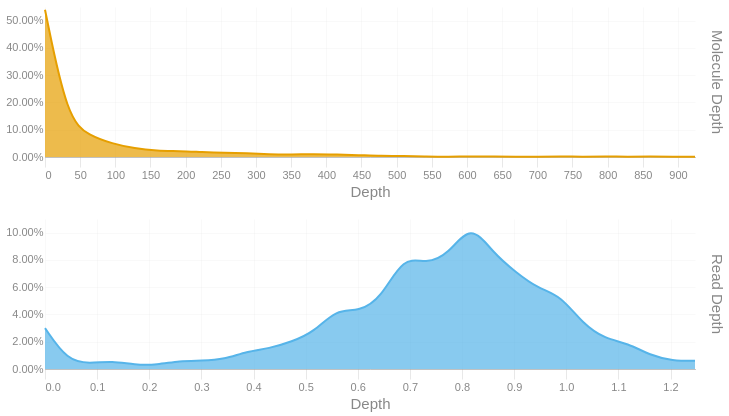

The notebook cell saved with this chart:
### Code cell
readdep = depth_hist(tb['Read Depth'], q99, 3)
readdep = readdep.with_columns(pl.lit('Read Depth').alias('Metric'))
if not SKIPLR:
    moldep = depth_hist(tb['Molecule Depth'], mol_q99, 1)
    moldep = moldep.with_columns(pl.lit('Molecule Depth').alias('Metric'))
    _hist = pl.concat([readdep, moldep])
    _hist = _hist.filter(pl.col('Proportion') != 0)
    with SafeRender(_hist):
        (
            alt.Chart(_hist)        
            .mark_area(interpolate = "basis")
            .encode(
                x=alt.X('Bin:Q').scale(domainMin=0).axis(alt.Axis(title='Depth')),
                y = alt.Y('Proportion:Q', title = None).axis(format = '.2%'),
                color = alt.Color('Metric:N').legend(None),
                row = alt.Row("Metric:N").header(title = None, labelOrient = 'right'),
                tooltip = [
                    alt.Tooltip("Metric:N", title = "Metric"),
                    alt.Tooltip('Interval:N', title = "Depth Interval"),
                    alt.Tooltip('Proportion:Q', title = "% Alignments").format('.2%')
                ]
            )
            .resolve_scale(x='independent', y='independent')
            .properties(
                height = 150, width = 650,
                usermeta={'embedOptions': {'downloadFileName': f'{samplename}.depth.hist'}}
            )
        ).display()
else:
    readdep = readdep.filter(pl.col('Proportion') != 0)
    with SafeRender(readdep):
        (
            alt.Chart(readdep)        
            .mark_area(interpolate = "basis")
            .encode(
                x=alt.X('Bin:Q').scale(domainMin=0).axis(alt.Axis(title='Depth')),
                y = alt.Y('Proportion:Q', title = None).axis(format = '.2%'),
                tooltip = [
                    alt.Tooltip('Interval:N', title = "Depth Interval"),
                    alt.Tooltip('Proportion:Q', title = "% Alignments").format('.2%')
                ]
            )
            .properties(
                usermeta={'embedOptions': {'downloadFileName': f'{samplename}.depth.hist'}}
            )
        ).display()

### Figure 1 — Vega-Lite specification as saved in the notebook (floating-point values rounded to 4 significant figures)
{"width": 650, "height": 150, "config": {"title": {"anchor": "start", "dy": -15, "fontSize": 18, "color": "#888888", "subtitleColor": "#888888", "subtitleFontSize": 14}, "arc": {"fill": "#0072B2"}, "axis": {"domainColor": "#888888", "domainWidth": 0.5, "gridWidth": 0.2, "grid": false, "titleFontWeight": 400, "titleFontSize": 15, "labelFontSize": 11, "labelColor": "#888888", "tickColor": "#888888", "tickWidth": 0.2, "titleColor": "#888888"}, "axisBand": {"grid": false}, "axisX": {"grid": true, "tickSize": 10, "domainCap": "round"}, "axisY": {"domain": false, "grid": true, "tickSize": 0, "domainCap": "round"}, "background": "transparent", "header": {"labelFontSize": 15, "labelColor": "#888888", "titleFontSize": 15, "titleFontWeight": 600, "titleColor": "#888888"}, "legend": {"labelFont": "sans-serif", "labelFontSize": 12, "labelColor": "#888888", "symbolSize": 100, "symbolType": "circle", "titleFontSize": 12, "titlePadding": 10, "titleColor": "#888888", "title": null}, "range": {"category": ["#E69F00", "#56B4E9", "#009E73", "#F0E442", "#0072B2", "#D55E00", "#CC79A7", "#000000"], "diverging": ["#cfe8f3", "#a2d4ec", "#73bfe2", "#46abdb", "#1696d2", "#12719e"]}, "area": {"fill": "#0072B2", "fillOpacity": 0.7, "line": true, "strokeOpacity": 0.7}, "line": {"color": "#0072B2", "stroke": "#0072B2", "strokeWidth": 2}, "trail": {"color": "#0072B2", "stroke": "#0072B2", "strokeWidth": 0, "size": 1}, "point": {"filled": true, "fillOpacity": 1.0, "size": 95}, "text": {"color": "#888888", "fontSize": 11, "align": "right", "fontWeight": 400, "size": 11}, "bar": {"fill": "#0072B2", "stroke": null}, "view": {"stroke": null, "continuousWidth": 660, "continuousHeight": 400}}, "data": {"name": "data-98912cf8f522f8786f4cd38defe32659"}, "mark": {"type": "area", "interpolate": "basis"}, "encoding": {"color": {"field": "Metric", "legend": null, "type": "nominal"}, "row": {"field": "Metric", "header": {"title": null, "labelOrient": "right"}, "type": "nominal"}, "tooltip": [{"field": "Metric", "title": "Metric", "type": "nominal"}, {"field": "Interval", "title": "Depth Interval", "type": "nominal"}, {"field": "Proportion", "format": ".2%", "title": "% Alignments", "type": "quantitative"}], "x": {"axis": {"title": "Depth"}, "field": "Bin", "scale": {"domainMin": 0}, "type": "quantitative"}, "y": {"axis": {"format": ".2%"}, "field": "Proportion", "title": null, "type": "quantitative"}}, "resolve": {"scale": {"x": "independent", "y": "independent"}}, "usermeta": {"embedOptions": {"downloadFileName": "S1_Tusket_010.depth.hist"}}, "$schema": "https://vega.github.io/schema/vega-lite/v6.1.0.json", "datasets": {"data-98912cf8f522f8786f4cd38defe32659": [{"Bin": 0.0, "Interval": "0.0-0.043", "Proportion": 0.03, "Metric": "Read Depth"}, {"Bin": 0.043, "Interval": "0.043-0.086", "Proportion": 0.006, "Metric": "Read Depth"}, {"Bin": 0.086, "Interval": "0.086-0.129", "Proportion": 0.004, "Metric": "Read Depth"}, {"Bin": 0.129, "Interval": "0.129-0.172", "Proportion": 0.006, "Metric": "Read Depth"}, {"Bin": 0.172, "Interval": "0.172-0.215", "Proportion": 0.003, "Metric": "Read Depth"}, {"Bin": 0.215, "Interval": "0.215-0.258", "Proportion": 0.003, "Metric": "Read Depth"}, {"Bin": 0.258, "Interval": "0.258-0.301", "Proportion": 0.006, "Metric": "Read Depth"}, {"Bin": 0.301, "Interval": "0.301-0.344", "Proportion": 0.006, "Metric": "Read Depth"}, {"Bin": 0.344, "Interval": "0.344-0.387", "Proportion": 0.007, "Metric": "Read Depth"}, {"Bin": 0.387, "Interval": "0.387-0.43", "Proportion": 0.013, "Metric": "Read Depth"}, {"Bin": 0.43, "Interval": "0.43-0.473", "Proportion": 0.015, "Metric": "Read Depth"}, {"Bin": 0.473, "Interval": "0.473-0.516", "Proportion": 0.02, "Metric": "Read Depth"}, {"Bin": 0.516, "Interval": "0.516-0.559", "Proportion": 0.027, "Metric": "Read Depth"}, {"Bin": 0.559, "Interval": "0.559-0.602", "Proportion": 0.044, "Metric": "Read Depth"}, {"Bin": 0.602, "Interval": "0.602-0.645", "Proportion": 0.042, "Metric": "Read Depth"}, {"Bin": 0.645, "Interval": "0.645-0.688", "Proportion": 0.052, "Metric": "Read Depth"}, {"Bin": 0.688, "Interval": "0.688-0.731", "Proportion": 0.083, "Metric": "Read Depth"}, {"Bin": 0.731, "Interval": "0.731-0.774", "Proportion": 0.077, "Metric": "Read Depth"}, {"Bin": 0.774, "Interval": "0.774-0.817", "Proportion": 0.084, "Metric": "Read Depth"}, {"Bin": 0.817, "Interval": "0.817-0.86", "Proportion": 0.107, "Metric": "Read Depth"}, {"Bin": 0.86, "Interval": "0.86-0.903", "Proportion": 0.085, "Metric": "Read Depth"}, {"Bin": 0.903, "Interval": "0.903-0.946", "Proportion": 0.071, "Metric": "Read Depth"}, {"Bin": 0.946, "Interval": "0.946-0.989", "Proportion": 0.059, "Metric": "Read Depth"}, {"Bin": 0.989, "Interval": "0.989-1.032", "Proportion": 0.054, "Metric": "Read Depth"}, {"Bin": 1.032, "Interval": "1.032-1.075", "Proportion": 0.033, "Metric": "Read Depth"}, {"Bin": 1.075, "Interval": "1.075-1.118", "Proportion": 0.022, "Metric": "Read Depth"}, {"Bin": 1.118, "Interval": "1.118-1.161", "Proportion": 0.019, "Metric": "Read Depth"}, {"Bin": 1.161, "Interval": "1.161-1.204", "Proportion": 0.01, "Metric": "Read Depth"}, {"Bin": 1.204, "Interval": "1.204-1.247", "Proportion": 0.006, "Metric": "Read Depth"}, {"Bin": 1.247, "Interval": "1.247-1.29", "Proportion": 0.006, "Metric": "Read Depth"}, {"Bin": 0.0, "Interval": "0.0-31.9", "Proportion": 0.54, "Metric": "Molecule Depth"}, {"Bin": 31.9, "Interval": "31.9-63.7", "Proportion": 0.137, "Metric": "Molecule Depth"}, {"Bin": 63.7, "Interval": "63.7-95.6", "Proportion": 0.078, "Metric": "Molecule Depth"}, {"Bin": 95.6, "Interval": "95.6-127.5", "Proportion": 0.049, "Metric": "Molecule Depth"}, {"Bin": 127.5, "Interval": "127.5-159.4", "Proportion": 0.031, "Metric": "Molecule Depth"}, {"Bin": 159.4, "Interval": "159.4-191.2", "Proportion": 0.023, "Metric": "Molecule Depth"}, {"Bin": 191.2, "Interval": "191.2-223.1", "Proportion": 0.022, "Metric": "Molecule Depth"}, {"Bin": 223.1, "Interval": "223.1-255.0", "Proportion": 0.018, "Metric": "Molecule Depth"}, {"Bin": 255.0, "Interval": "255.0-286.8", "Proportion": 0.015, "Metric": "Molecule Depth"}, {"Bin": 286.8, "Interval": "286.8-318.7", "Proportion": 0.014, "Metric": "Molecule Depth"}, {"Bin": 318.7, "Interval": "318.7-350.6", "Proportion": 0.01, "Metric": "Molecule Depth"}, {"Bin": 350.6, "Interval": "350.6-382.4", "Proportion": 0.009, "Metric": "Molecule Depth"}, {"Bin": 382.4, "Interval": "382.4-414.3", "Proportion": 0.011, "Metric": "Molecule Depth"}, {"Bin": 414.3, "Interval": "414.3-446.2", "Proportion": 0.009, "Metric": "Molecule Depth"}, {"Bin": 446.2, "Interval": "446.2-478.1", "Proportion": 0.007, "Metric": "Molecule Depth"}, {"Bin": 478.1, "Interval": "478.1-509.9", "Proportion": 0.004, "Metric": "Molecule Depth"}, {"Bin": 509.9, "Interval": "509.9-541.8", "Proportion": 0.004, "Metric": "Molecule Depth"}, {"Bin": 541.8, "Interval": "541.8-573.7", "Proportion": 0.002, "Metric": "Molecule Depth"}, {"Bin": 573.7, "Interval": "573.7-605.5", "Proportion": 0.001, "Metric": "Molecule Depth"}, {"Bin": 605.5, "Interval": "605.5-637.4", "Proportion": 0.002, "Metric": "Molecule Depth"}, {"Bin": 637.4, "Interval": "637.4-669.3", "Proportion": 0.002, "Metric": "Molecule Depth"}, {"Bin": 669.3, "Interval": "669.3-701.1", "Proportion": 0.001, "Metric": "Molecule Depth"}, {"Bin": 701.1, "Interval": "701.1-733.0", "Proportion": 0.001, "Metric": "Molecule Depth"}, {"Bin": 733.0, "Interval": "733.0-764.9", "Proportion": 0.002, "Metric": "Molecule Depth"}, {"Bin": 764.9, "Interval": "764.9-796.8", "Proportion": 0.001, "Metric": "Molecule Depth"}, {"Bin": 796.8, "Interval": "796.8-828.6", "Proportion": 0.002, "Metric": "Molecule Depth"}, {"Bin": 828.6, "Interval": "828.6-860.5", "Proportion": 0.001, "Metric": "Molecule Depth"}, {"Bin": 860.5, "Interval": "860.5-892.4", "Proportion": 0.002, "Metric": "Molecule Depth"}, {"Bin": 892.4, "Interval": "892.4-924.2", "Proportion": 0.001, "Metric": "Molecule Depth"}, {"Bin": 924.2, "Interval": "924.2-956.11", "Proportion": 0.001, "Metric": "Molecule Depth"}]}}
